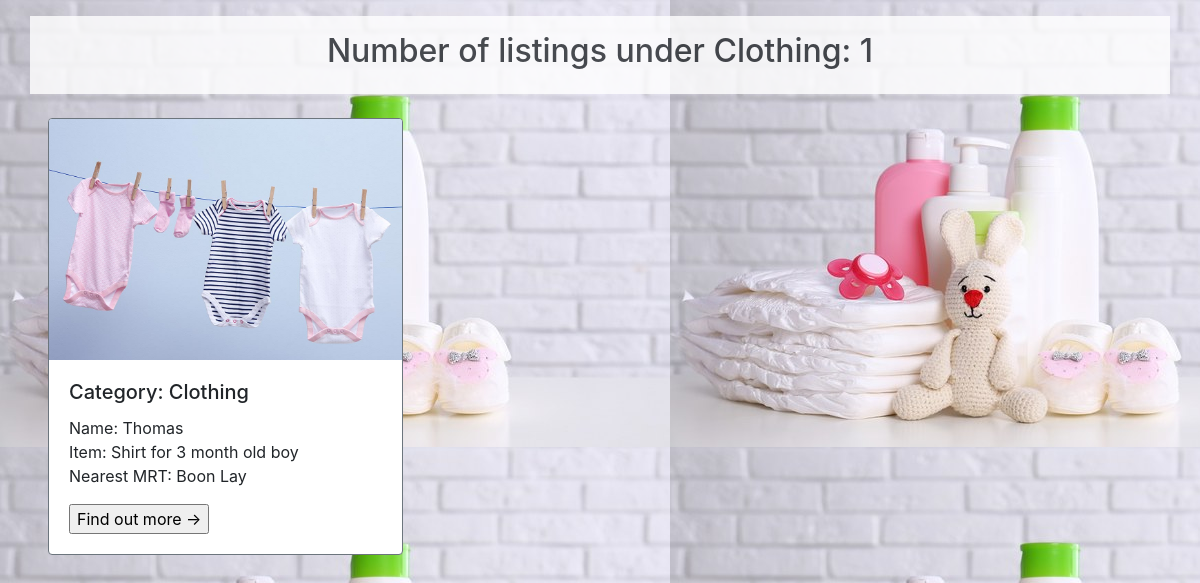
Page /misc/show_category.php?cat=Clothing on the committed database.
### tables this page shows
CREATE TABLE if not exists beneficiarylisting (
  username varchar(20) NOT NULL,
  mrt varchar(256) NOT NULL,
  category varchar(256) NOT NULL,
  item varchar(256) NOT NULL,
  quantity varchar(256) NOT NULL,
  itemcondition varchar(500)
);

### database/ListingDAO.php (called while the page is built, shortened)
<?php
  class ListingDAO {
    public function getListingByCat($category) {
      $connMgr = new ConnectionManager();
      $pdo = $connMgr->connect();
      $sql = 'SELECT username, mrt, category, item FROM beneficiarylisting where category = :category';
      $stmt = $pdo->prepare($sql);
      $stmt->bindParam(':category', $category, PDO::PARAM_STR);
      $stmt->execute();
      $result = [];
      $stmt->setFetchMode(PDO::FETCH_ASSOC);
      while($row = $stmt->fetch()) {
        $result[] = new Listing($row['username'], $row['mrt'], $row['category'], $row['item']);
      }
      return $result;
    }
  }
?>

### database/common.php (called while the page is built, shortened)
<?php
spl_autoload_register(function($class) {
    $path = $class . ".php";
});
?>

### database/Listing.php (called while the page is built)
<?php
    class Listing{
        private $username;
        private $category;
        private $item;
        private $mrt;
        public function __construct($username, $mrt, $category, $item){
            $this->username = $username;
            $this->mrt = $mrt;
            $this->category = $category;
            $this->item = $item;
        }
        public function getName(){
            return $this->username;
        }
        public function getCategory(){
            return $this->category;
        }
        public function getItem() {
            return $this->item;
        }
        public function getMrt(){
            return $this->mrt;
        }
    }
?>

### misc/show_category.php (the view, shortened to what this page needs)
<?php
    require_once "../database/common.php";
?>
<!DOCTYPE html>
<html lang="en">
<head>
    <link rel="stylesheet" href="https://stackpath.bootstrapcdn.com/bootstrap/4.5.2/css/bootstrap.min.css">
</head>
<body>
    <?php
        $category = $_GET["cat"];
        $dao = new ListingDAO;
        $listings = $dao->getListingByCat($category);
        $count = count($listings);
        echo "<div class='container text-center p-3 mt-3 heading'> <h2>Number of listings under {$category}: {$count}</h2></div>";
        echo "<br>";
        echo "<div class='card-columns px-5'>";
        foreach ($listings as $listing){
            echo "<div class='card border-secondary mb-3'>";
            if ($listing->getCategory() == 'Clothing') {
                echo "<img class='card-img-top' src='../images/cardclothes.jpg' alt='Card image cap'>";
            }
            elseif ($listing->getCategory() == 'Toys') {
                echo "<img class='card-img-top' src='../images/cardtoys.jpg' alt='Card image cap'>";
            }
            elseif ($listing->getCategory() == 'Hygiene') {
                echo "<img class='card-img-top' src='../images/cardhygiene.jpg' alt='Card image cap'>";
            }
            echo"
            <div class='card-body'>
                <form action='./display_popup.php'>
                    <h5 class='card-title'>Category: {$listing->getCategory()}</h5>
                    <p class='card-text'>Name: {$listing->getName()}<br>Item: {$listing->getItem()}<br> Nearest MRT: {$listing->getMrt()}</p>
                    <input type='hidden' name='u_name' value='{$listing->getName()}'>
                    <input type='submit' value='Find out more &#8594;'>
                </form>
            </div>
        </div>";
        }
        ?>
    </div>
</body>
</html>

### misc/show_category.php (style rules this page uses)
body { background-image: url("../images/showcatHygiene.jpg"); }
.heading { background-color: white; opacity: 0.8; }

### rows in the picture
beneficiarylisting: category "Clothing", username "Thomas", item "Shirt for 3 month old boy", mrt "Boon Lay"

### other values in the picture
$count "1"
